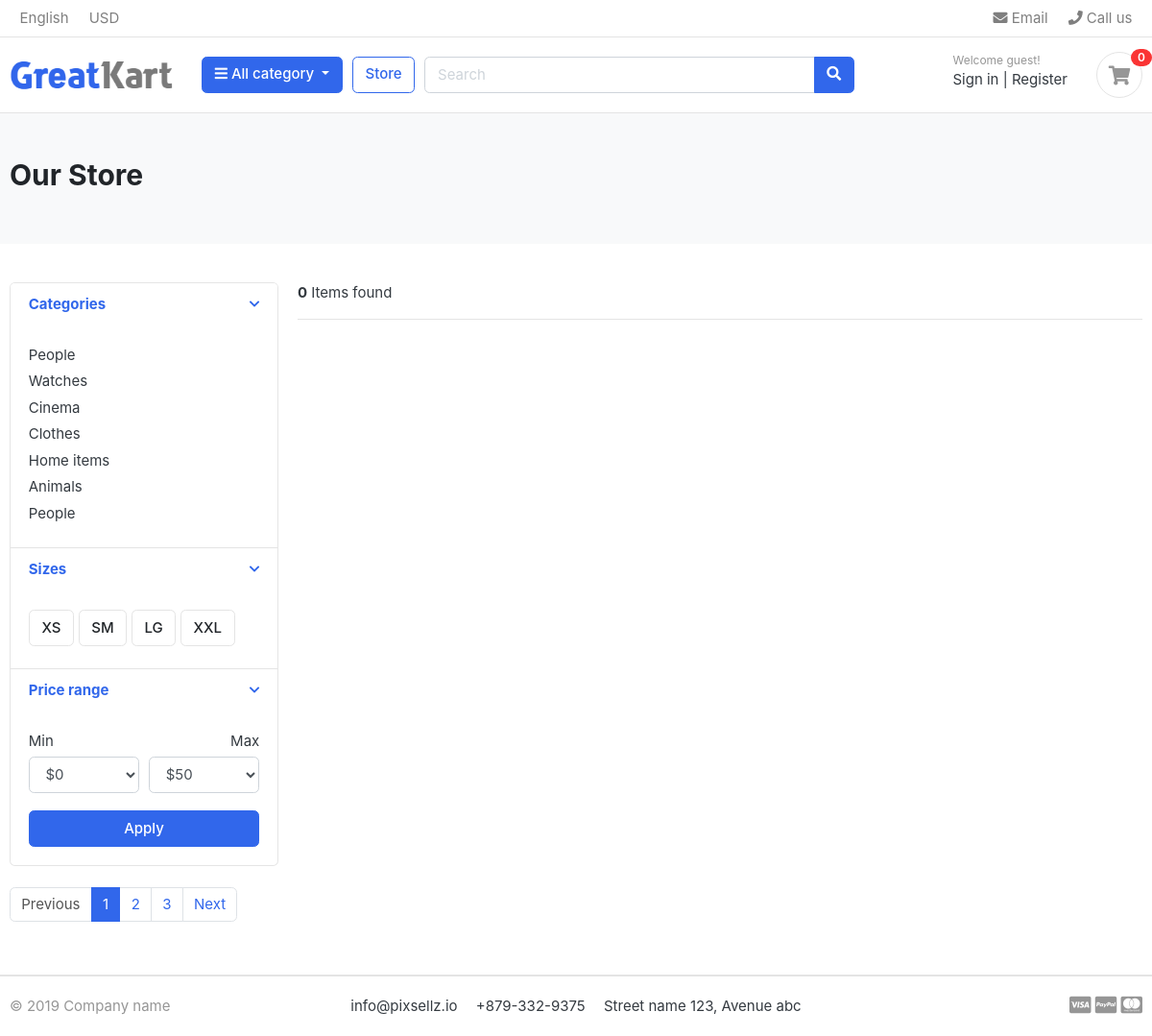
The page /store/jeans/ on the database as committed earlier.
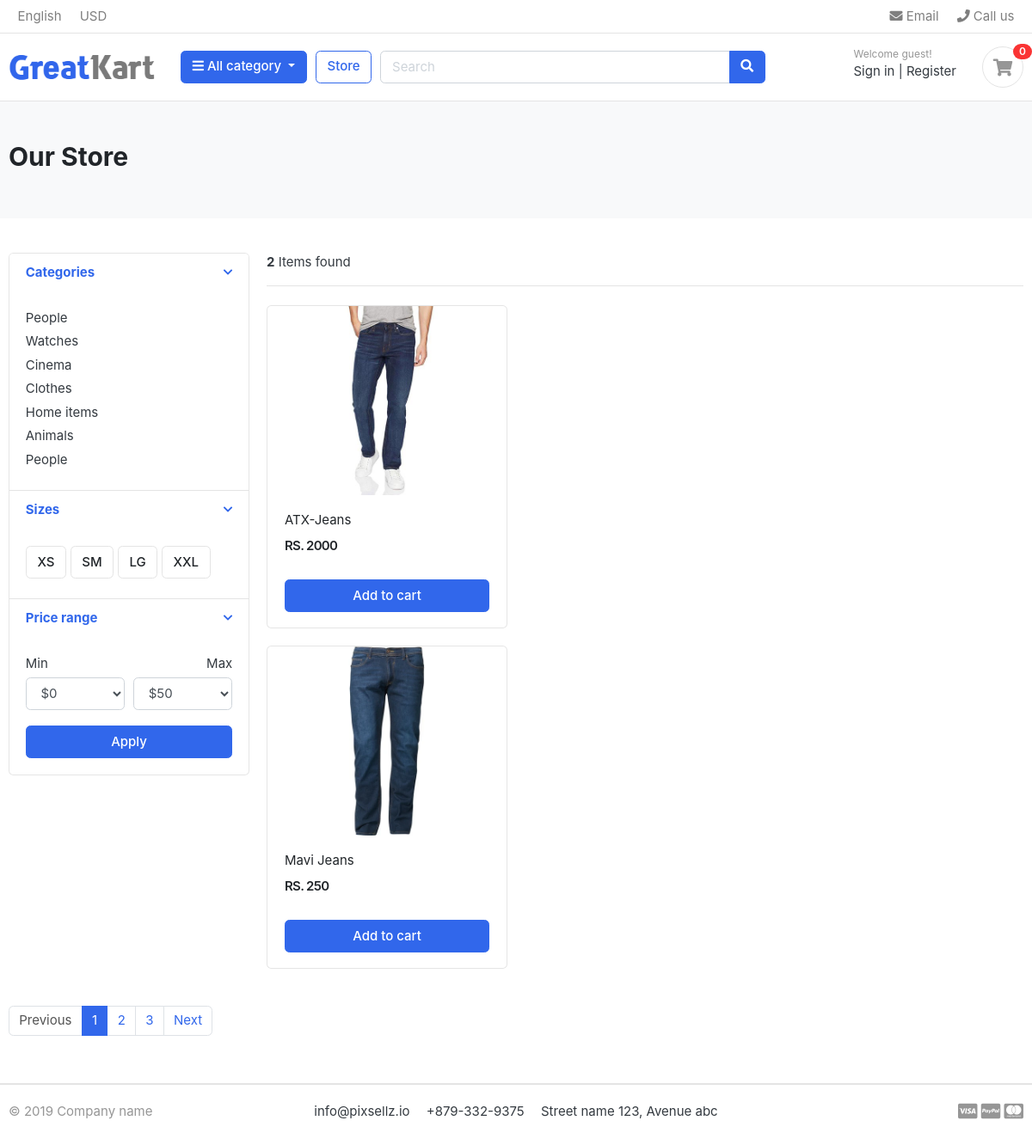
The same page on the database as committed later.
### store/models.py (models this page shows, shortened)
class Product(models.Model):
    product_name = models.CharField(max_length = 200, unique =True)
    slug         = models.SlugField(max_length=200, unique=True)
    description  = models.TextField(max_length=500, blank=True )
    price        = models.IntegerField()
    images       = models.ImageField(upload_to='photos/products')
    stock        = models.IntegerField()
    is_available = models.BooleanField(default=True)
    category     = models.ForeignKey(Category, on_delete =models.CASCADE)
    created_at   = models.DateTimeField(auto_now_add=True)
    updated_at   = models.DateTimeField(auto_now=True)

### store/views.py (the view)
# urls.py: path('store/', include('store.urls')),
def store(request, category_slug=None):
    categories = None
    products = None
    if category_slug != None:
        categories = get_object_or_404(Category,slug=category_slug)
        products =Product.objects.filter(category=categories, is_available =True)
        product_count = products.count()
    else:
         products = Product.objects.all().filter(is_available=True)
         product_count = products.count()
    context = {
        'products' : products,
        'product_count': product_count,
    }
    return render(request, 'store/store.html',context)

### templates/store/store.html (shortened to what the changed rows need)
{% extends 'base.html' %} {% block content %} {% load static %}
<section class="section-pagetop bg">
  <div class="container">
    <h2 class="title-page">Our Store</h2>
  </div>
</section>
<section class="section-content padding-y">
  <div class="container">
    <div class="row">
      <main class="col-md-9">
        <header class="border-bottom mb-4 pb-3">
          <div class="form-inline">
            <span class="mr-md-auto"><b>{{product_count}}</b>  Items found </span>
          </div>
        </header>
        {%for product in products %}
        <div class="row">
          <div class="col-md-4">
            <figure class="card card-product-grid">
              <div class="img-wrap">
                <img src="{{product.images.url}}" />
              </div>
              <figcaption class="info-wrap">
                <div class="fix-height">
                  <a href="./product-detail.html" class="title">{{product.product_name}}</a>
                  <div class="price-wrap mt-2">
                    <span class="price">RS. {{product.price}}</span>
                  </div>
                </div>
                <a href="#" class="btn btn-block btn-primary">Add to cart </a>
              </figcaption>
            </figure>
          </div>
           </div>
          {% endfor %}
        </div>
    </div>
</section>
{% endblock %}

Rows that differ between the two databases and show on the page:
added Product: images (picture), product_name "ATX-Jeans", price "2000"
added Product: images (picture), product_name "Mavi Jeans", price "250"
Other text that changed with them:
{{ product_count }}: "0" → "2"
